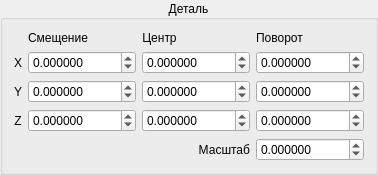
          <widget class="QGroupBox" name="gbPart">
           <property name="title">
            <string>Деталь</string>
           </property>
           <property name="alignment">
            <set>Qt::AlignCenter</set>
           </property>
           <layout class="QGridLayout" name="gridLayout">
            <item row="2" column="3">
             <widget class="QDoubleSpinBox" name="dsbPartRotateY">
              <property name="decimals">
               <number>6</number>
              </property>
              <property name="minimum">
               <double>-10000.000000000000000</double>
              </property>
              <property name="maximum">
               <double>10000.000000000000000</double>
              </property>
              <property name="singleStep">
               <double>0.100000000000000</double>
              </property>
             </widget>
            </item>
            <item row="4" column="3">
             <widget class="QDoubleSpinBox" name="dsbPartScale">
              <property name="decimals">
               <number>6</number>
              </property>
              <property name="minimum">
               <double>-1000.000000000000000</double>
              </property>
              <property name="maximum">
               <double>1000.000000000000000</double>
              </property>
              <property name="singleStep">
               <double>0.100000000000000</double>
              </property>
             </widget>
            </item>
            <item row="0" column="1">
             <widget class="QLabel" name="lbPartTrHeader">
              <property name="sizePolicy">
               <sizepolicy hsizetype="Maximum" vsizetype="Preferred">
                <horstretch>0</horstretch>
                <verstretch>0</verstretch>
               </sizepolicy>
              </property>
              <property name="text">
               <string>Смещение</string>
              </property>
              <property name="alignment">
               <set>Qt::AlignCenter</set>
              </property>
             </widget>
            </item>
            <item row="2" column="0">
             <widget class="QLabel" name="lbPartY">
              <property name="sizePolicy">
               <sizepolicy hsizetype="Maximum" vsizetype="Preferred">
                <horstretch>0</horstretch>
                <verstretch>0</verstretch>
               </sizepolicy>
              </property>
              <property name="text">
               <string>Y</string>
              </property>
              <property name="alignment">
               <set>Qt::AlignCenter</set>
              </property>
             </widget>
            </item>
            <item row="0" column="3">
             <widget class="QLabel" name="lbPartRotateHeader">
              <property name="sizePolicy">
               <sizepolicy hsizetype="Maximum" vsizetype="Preferred">
                <horstretch>0</horstretch>
                <verstretch>0</verstretch>
               </sizepolicy>
              </property>
              <property name="text">
               <string>Поворот</string>
              </property>
              <property name="alignment">
               <set>Qt::AlignCenter</set>
              </property>
             </widget>
            </item>
            <item row="3" column="1">
             <widget class="QDoubleSpinBox" name="dsbPartTrZ">
              <property name="decimals">
               <number>6</number>
              </property>
              <property name="minimum">
               <double>-10000.000000000000000</double>
              </property>
              <property name="maximum">
               <double>10000.000000000000000</double>
              </property>
              <property name="singleStep">
               <double>0.100000000000000</double>
              </property>
             </widget>
            </item>
            <item row="3" column="0">
             <widget class="QLabel" name="lbPartZ">
              <property name="sizePolicy">
               <sizepolicy hsizetype="Maximum" vsizetype="Preferred">
                <horstretch>0</horstretch>
                <verstretch>0</verstretch>
               </sizepolicy>
              </property>
              <property name="text">
               <string>Z</string>
              </property>
              <property name="alignment">
               <set>Qt::AlignCenter</set>
              </property>
             </widget>
            </item>
            <item row="2" column="1">
             <widget class="QDoubleSpinBox" name="dsbPartTrY">
              <property name="decimals">
               <number>6</number>
              </property>
              <property name="minimum">
               <double>-10000.000000000000000</double>
              </property>
              <property name="maximum">
               <double>10000.000000000000000</double>
              </property>
              <property name="singleStep">
               <double>0.100000000000000</double>
              </property>
             </widget>
            </item>
            <item row="4" column="2">
             <widget class="QLabel" name="lbPartScale">
              <property name="sizePolicy">
               <sizepolicy hsizetype="Preferred" vsizetype="Preferred">
                <horstretch>0</horstretch>
                <verstretch>0</verstretch>
               </sizepolicy>
              </property>
              <property name="text">
               <string>Масштаб</string>
              </property>
              <property name="alignment">
               <set>Qt::AlignRight|Qt::AlignTrailing|Qt::AlignVCenter</set>
              </property>
             </widget>
            </item>
            <item row="1" column="1">
             <widget class="QDoubleSpinBox" name="dsbPartTrX">
              <property name="decimals">
               <number>6</number>
              </property>
              <property name="minimum">
               <double>-10000.000000000000000</double>
              </property>
              <property name="maximum">
               <double>10000.000000000000000</double>
              </property>
              <property name="singleStep">
               <double>0.100000000000000</double>
              </property>
             </widget>
            </item>
            <item row="0" column="2">
             <widget class="QLabel" name="lbPartCenterHeader">
              <property name="sizePolicy">
               <sizepolicy hsizetype="Maximum" vsizetype="Preferred">
                <horstretch>0</horstretch>
                <verstretch>0</verstretch>
               </sizepolicy>
              </property>
              <property name="text">
               <string>Центр</string>
              </property>
              <property name="alignment">
               <set>Qt::AlignCenter</set>
              </property>
             </widget>
            </item>
            <item row="1" column="2">
             <widget class="QDoubleSpinBox" name="dsbPartCenterX">
              <property name="decimals">
               <number>6</number>
              </property>
              <property name="minimum">
               <double>-10000.000000000000000</double>
              </property>
              <property name="maximum">
               <double>10000.000000000000000</double>
              </property>
              <property name="singleStep">
               <double>0.100000000000000</double>
              </property>
             </widget>
            </item>
            <item row="1" column="3">
             <widget class="QDoubleSpinBox" name="dsbPartRotateX">
              <property name="decimals">
               <number>6</number>
              </property>
              <property name="minimum">
               <double>-10000.000000000000000</double>
              </property>
              <property name="maximum">
               <double>10000.000000000000000</double>
              </property>
              <property name="singleStep">
               <double>0.100000000000000</double>
              </property>
             </widget>
            </item>
            <item row="3" column="3">
             <widget class="QDoubleSpinBox" name="dsbPartRotateZ">
              <property name="decimals">
               <number>6</number>
              </property>
              <property name="minimum">
               <double>-10000.000000000000000</double>
              </property>
              <property name="maximum">
               <double>10000.000000000000000</double>
              </property>
              <property name="singleStep">
               <double>0.100000000000000</double>
              </property>
             </widget>
            </item>
            <item row="3" column="2">
             <widget class="QDoubleSpinBox" name="dsbPartCenterZ">
              <property name="decimals">
               <number>6</number>
              </property>
              <property name="minimum">
               <double>-10000.000000000000000</double>
              </property>
              <property name="maximum">
               <double>10000.000000000000000</double>
              </property>
              <property name="singleStep">
               <double>0.100000000000000</double>
              </property>
             </widget>
            </item>
            <item row="1" column="0">
             <widget class="QLabel" name="lbPartX">
              <property name="sizePolicy">
               <sizepolicy hsizetype="Maximum" vsizetype="Preferred">
                <horstretch>0</horstretch>
                <verstretch>0</verstretch>
               </sizepolicy>
              </property>
              <property name="text">
               <string>X</string>
              </property>
              <property name="alignment">
               <set>Qt::AlignCenter</set>
              </property>
             </widget>
            </item>
            <item row="2" column="2">
             <widget class="QDoubleSpinBox" name="dsbPartCenterY">
              <property name="decimals">
               <number>6</number>
              </property>
              <property name="minimum">
               <double>-10000.000000000000000</double>
              </property>
              <property name="maximum">
               <double>10000.000000000000000</double>
              </property>
              <property name="singleStep">
               <double>0.100000000000000</double>
              </property>
             </widget>
            </item>
           </layout>
          </widget>
